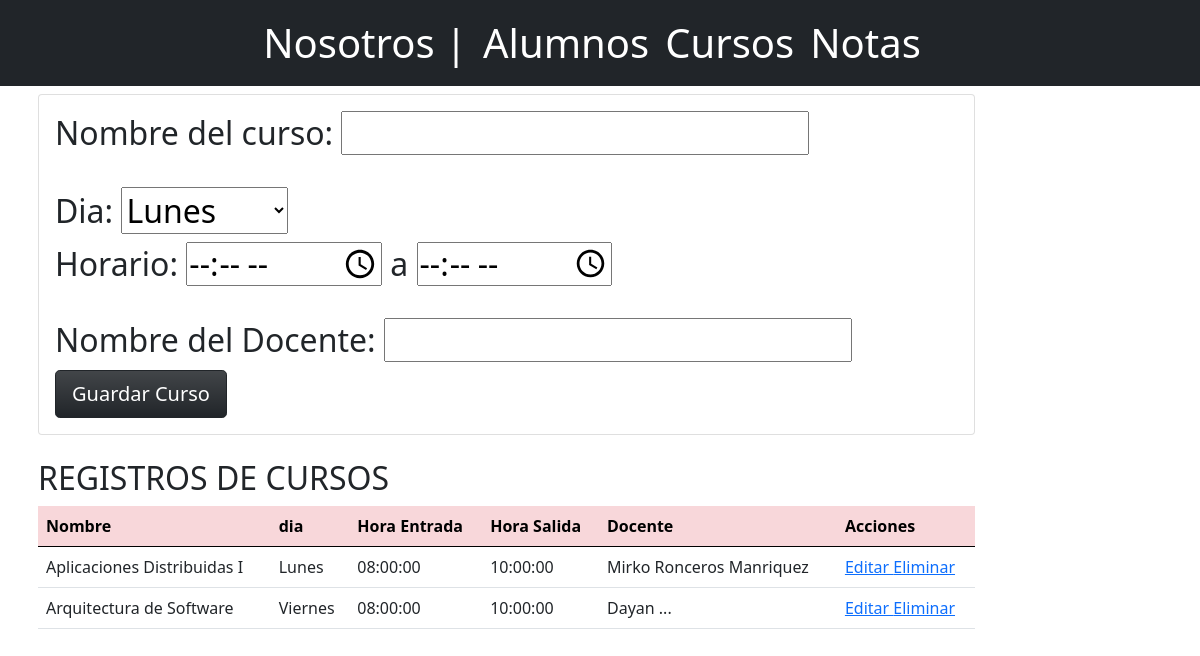
The page /docs/registroCurso.php on the database its author committed.
### tables this page shows
create table cursos(
	idCurso int not null auto_increment primary key,
	nombreCurso varchar(50) not null,
	dia varchar(9) not null,
	horaEntrada time,
	horaSalida time,
	docente varchar(100)
);

### docs/registroCurso.php (the view, shortened to what this page needs)
<?php
include ("Includes/header.php");
?>
<div class = "container p-2">
    <div class ="col-md-10">
        <div class = "card card-body">
            <form action="operaciones/agregarCurso.php" method="POST">
                <h2 class="form-group">
                    <span>Nombre del curso:</span>
                    <input type="text" name="nombreCurso" autocomplete="course" required
                    maxlength="50"/>
                </h2>
                <br>
                <h2 class="form-group">
                    <span>Dia:</span>
                    <select name="dia">
                        <option>Lunes</option>
                    </select>
                </h2>
                <h2 class="form-group">
                    <span>Horario:</span>
                    <horario id="Horario">
                        <input type="time" min="08:00" max="22:00" name="horaEntrada" required/>
                        a
                        <input type="time" min="08:00" max="22:00" name="horaSalida" required/>
                    </horario>
                </h2>
                <br>
                <h2 class="form-group">
                    <span>Nombre del Docente:</span>
                    <input type="text" name="docente" autocomplete="full name" maxlength="50" required/>
                </h2>
                <div class="form-group ">
                    <input class="btn btn-dark btn-lg bg-gradient" name="GuardarCurso" type="submit" value="Guardar Curso"/>
                </div>
            </form>
        </div>
        <br>
    </div>
    <div class="col-md-10">
            <h2>REGISTROS DE CURSOS</h2>
            <table class = "table table-hover">
                <thead class="table-danger">
                    <tr>
                        <th>Nombre</th>
                        <th>dia</th>
                        <th>Hora Entrada</th>
                        <th>Hora Salida</th>
                        <th>Docente</th>
                        <th>Acciones</th>
                    </tr>
                </thead>
                <tbody>
                    <?php
                        $consulta = "Select * from cursos";
                        $resultado = mysqli_query($conn,$consulta);
                        while($row = mysqli_fetch_array($resultado)){
                            echo(
                            "<tr>".
                                "<td>".$row['nombreCurso']."</td>".
                                "<td>".$row['dia']."</td>".
                                "<td>".$row['horaEntrada']."</td>".
                                "<td>".$row['horaSalida']."</td>".
                                "<td>".$row['docente']."</td>".
                                "<td>".
                                    "<a href='operaciones/editarCurso.php?idCurso=".$row['idCurso']."'>Editar </a>".
                                    "<a href='operaciones/eliminarCurso.php?idCurso=".$row['idCurso']."'>Eliminar </a>".
                                "</td>".
                            "</tr>");
                        }
                    ?>
                </tbody>
            </table>
        </div>
</div>
<?php include ("Includes/footer.php");?>

### rows shown on the page
cursos: nombreCurso "Aplicaciones Distribuidas I", dia "Lunes", horaEntrada "08:00:00", horaSalida "10:00:00", docente "Mirko Ronceros Manriquez"
cursos: nombreCurso "Arquitectura de Software", dia "Viernes", horaEntrada "08:00:00", horaSalida "10:00:00", docente "Dayan ..."
